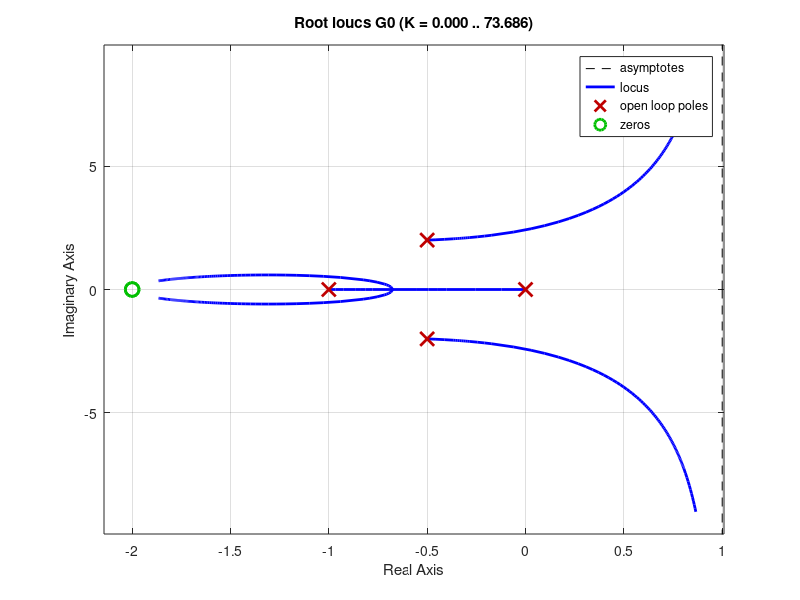

Here is the MATLAB script that generated this plot:
%% Zadaca 7.1

s = tf('s');

G0 = (s+3)/(s*(s+0.5)*(s+2));
rlocus(G0);
K = 0.04;

G = feedback(K * G0, 1)

roots([1 2.5 1.04 0.12])

%% Zadaca 7.2

s = tf('s');

G0 = (s+2)^2 / (s * (s+1) * (s^2 + s + 4.25));
rlocus(G0);

K = 0.5;

G = feedback(K * G0, 1)

roots([1 2 5.29 4.41 0.16])
    



